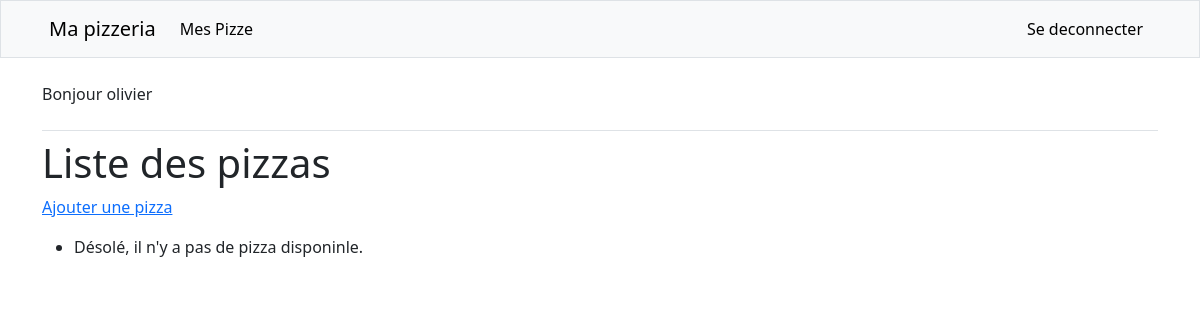
/pizzas/ (signed in), run on an earlier commit of the app's database.
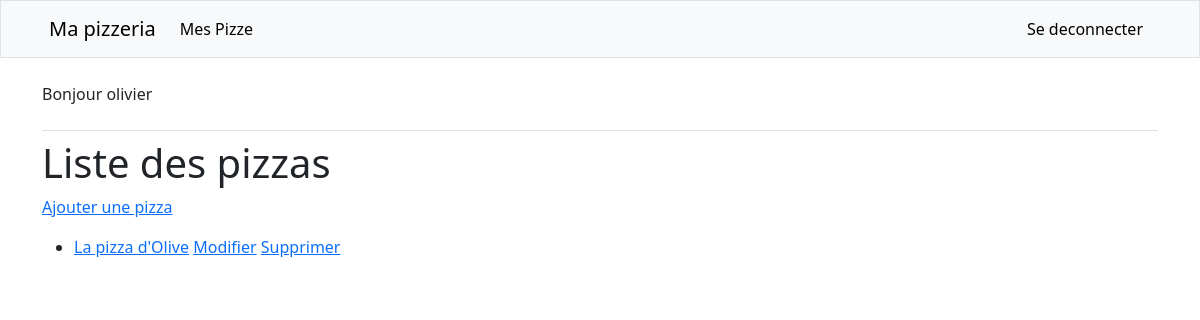
And on a later commit of the database.
### pizzas/models.py (models this page shows)
class Pizza(models.Model):
    name = models.CharField(max_length=50)
    owner = models.ForeignKey(User, on_delete=models.CASCADE)
    def __str__(self) -> str:
        return self.name

### pizzas/views.py (the view)
# urls.py: path('pizzas/', views.pizzas, name='pizzas'),
@login_required
def pizzas(request):
    pizzas = Pizza.objects.filter(owner=request.user)
    context = {'pizzas': pizzas}
    return render(request, 'pizzas/pizzas.html',context)

### pizzas/templates/pizzas/pizzas.html
{% extends 'pizzas/base.html' %}
{% block content %}
    <h1>Liste des pizzas</h1>
    <p><a href="{% url 'pizzas:new_pizza' %}">Ajouter une pizza</a></p>
    <ul>
    {% for pizza in pizzas %}
        <li>
            <a href="{% url 'pizzas:pizzas_toppings' pizza.id %}">{{pizza}}</a>
            <a href="{% url 'pizzas:edit_pizza' pizza.id %}">Modifier</a>
            <a href="{% url 'pizzas:delete_pizza' pizza.id %}">Supprimer</a>
        </li>
    {% empty %}
        <li>Désolé, il n'y a pas de pizza disponinle.</li>
    {% endfor %}
    </ul>
{% endblock content %}

What changed in the data, as far as the page shows it:
added Pizza: name "La pizza d'Olive"
Also different on the page:
text no longer shown: "Désolé, il n'y a pas de pizza disponinle."
